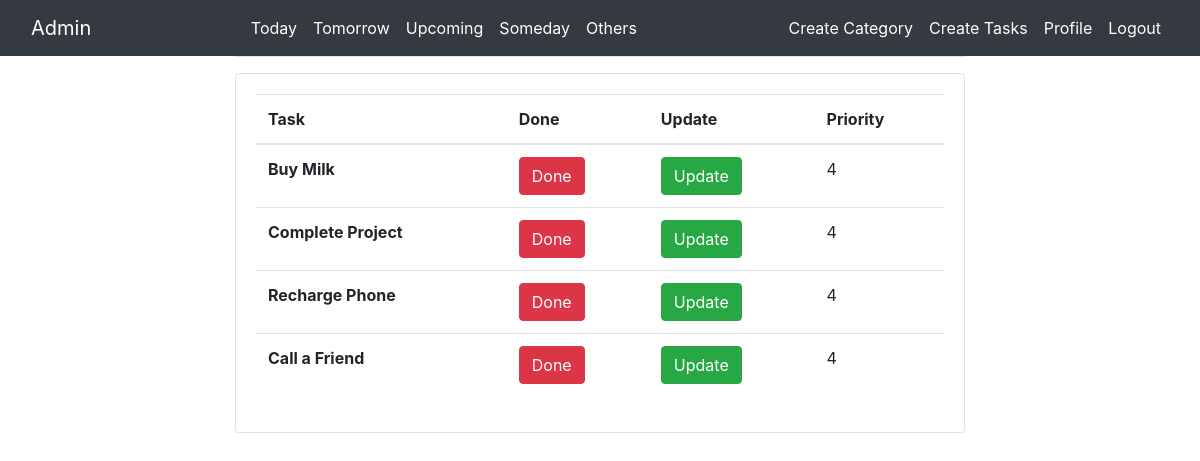
Page /home (signed in) on the committed database.
### notebook/models.py (models this page shows, shortened)
class MainCategory(models.Model):
	category=models.CharField(max_length=30)
	category_creator=models.ForeignKey(User,on_delete=models.CASCADE)

class Tasks(models.Model):
	task=models.CharField(max_length=40)
	task_category=models.ForeignKey(MainCategory,on_delete=models.CASCADE)
	task_creator=models.ForeignKey(User,on_delete=models.CASCADE)
	task_status=models.BooleanField(default=False)
	priority_list=[
	(1,'Important and Urgent'),
	(2,'Urgent'),
	(3,'Important'),
	(4,'Not Important Nor Urgent')
	]
	task_priority=models.IntegerField(choices=priority_list,default=4)

### notebook/views.py (the view)
# urls.py: path('home',views.home,name='home'),
@login_required
def home(request):
	nav=MainCategory.objects.filter(category_creator=request.user).all()
	tasks=Tasks.objects.filter(task_creator=request.user).filter(task_status=False).order_by('task_priority')
	context={'tasks':tasks,'nav':nav}
	return render(request,'notebook/home.html',context)

### notebook/templates/notebook/home.html
{% extends 'notebook/base.html' %}
{% load crispy_forms_tags %}
{% block content %}
	<div class="container">
		<div class="row justify-content-center">
			<div class="col-8">
				<div class="border-top pt-3">
  <div class="card ">
          <div class="card-body">
				<table class="table">
					<thead>
						<tr>
							<th scope="col">Task</th>
							<th scope="col">Done</th>
							<th scope="col">Update</th>
							<th scope="col">Priority</th>
						</tr>
					</thead>
					<tbody>
						{% for tasks in tasks %}
							<tr>
								{% if tasks.task_status == True %}
									<th><del>{{tasks.task}}</del></th>
								{% else %}
									<th>{{tasks.task}}</th>
								{% endif %}
								<td><button type='button' class="btn btn-danger"> <a href="{% url 'task-complete' pk=tasks.pk %}"style="color:White">Done</a>
							</button></td>
							<td><button type='button' class="btn btn-success"> <a href="{% url 'task-update' pk=tasks.pk %}"style="color:White">Update</a>
						</button></td>
						<td>	{{tasks.task_priority}}</td>
					</tr>
					{% endfor %}
				</tbody>
			</table>
		</div>
	</div>
</div>
</div>
</div>
</div>
{% endblock %}

### notebook/templates/notebook/base.html (shortened to what this page needs)
<!doctype html>
<html lang="en">
  <head>
    <link rel="stylesheet" href="https://stackpath.bootstrapcdn.com/bootstrap/4.5.0/css/bootstrap.min.css">
  </head>
  <body>
    <nav class="navbar navbar-expand-md navbar-dark bg-dark sticky-top">
      <div class="container-fluid ">
        {% if user.username%}
        <a class="navbar-brand" href="{% url 'home' %}">{{user.username}}</a>
        {% else %}
        <a class="navbar-brand" href="{% url 'index' %}">My NoteBook</a>
        {% endif %}
        <ul class="navbar-nav ">
          {% block body %}
          {% for elements in nav %}
          <li class="navbar-item">
            <a class="nav-link active" href="{% url 'category-details' pk=elements.pk %}"> {{elements.category}}</a>
          </li>
          {% endfor %}
          {% endblock %}
    </ul>
    <ul class="navbar-nav ">
      {% if user.is_authenticated %}
        <li class="navbar-item active">
          <a class="nav-link" href="{% url 'create_category' %}">Create Category</a>
        </li>
        <li class="navbar-item active">
        <a class="nav-link" href="{% url 'create_task' %}">Create Tasks</a>
      </li>
      <li class="navbar-item active">
        <a class="nav-link" href="{% url 'profile' %}">Profile</a>
      </li>
      <li class="navbar-item active">
        <a class="nav-link" href="{% url 'logout' %}">Logout</a>
      </li>
    {% endif %}
  </ul>
</div>
</nav>
{% block content %}
{% endblock %}
</body>
</html>

### rows in the picture
MainCategory: category "Today"
MainCategory: category "Tomorrow"
MainCategory: category "Upcoming"
MainCategory: category "Someday"
MainCategory: category "Others"
Tasks: task "Buy Milk", task_priority "4"
Tasks: task "Complete Project", task_priority "4"
Tasks: task "Recharge Phone", task_priority "4"
Tasks: task "Call a Friend", task_priority "4"

### other values in the picture
{{ user.username }} "Admin"
